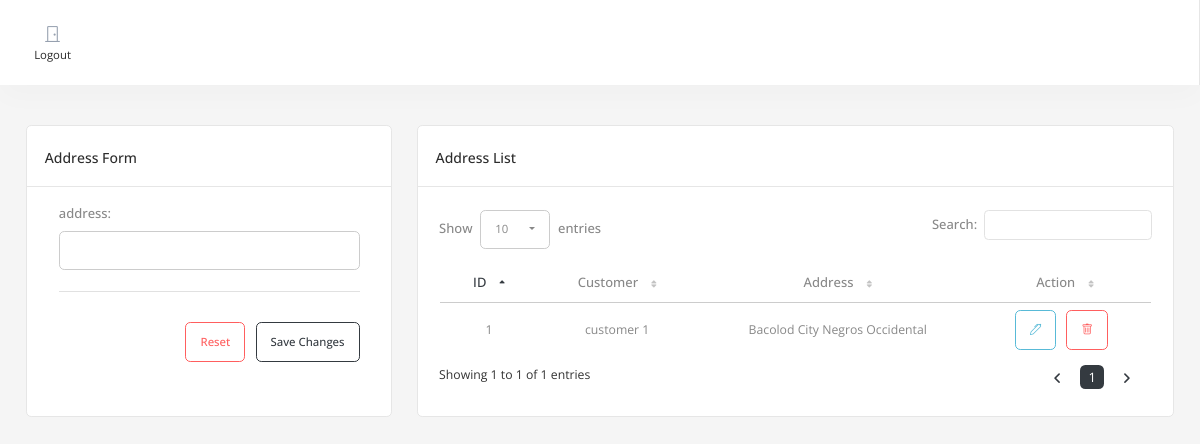
Screenshot of /address.php with the database file from the repository.
### tables this page shows
CREATE TABLE `tbl_address` (
  `tbl_address_id` int(11) NOT NULL,
  `tbl_customer_id` int(11) NOT NULL,
  `address` text NOT NULL
);

CREATE TABLE `tbl_customer` (
  `tbl_customer_id` int(11) NOT NULL,
  `customer_name` text NOT NULL,
  `tbl_account_id` int(11) NOT NULL
);

### class/method.php (called while the page is built, shortened)
<?php
class method
{
    function __construct()
    {
        $servername = "localhost";
        $username = "root";
        $password = "";
        $database = "db_agrikulture";
        try {
            $conn = new PDO(
                "mysql:host=$servername;dbname=$database",
                $username,
                $password
            );
            $conn->setAttribute(PDO::ATTR_ERRMODE, PDO::ERRMODE_EXCEPTION);
            $this->conn = $conn;
        } catch (PDOException $e) {
            echo "Connection failed: " . $e->getMessage();
            die;
        }
    }
    function selectRaw()
    {
        $sql = $this->sql;
        $stmt = $this->conn->prepare($sql);
        $stmt->execute();
        return $stmt->fetchAll(PDO::FETCH_ASSOC);
    }
}
$m = new method();

### address.php (the view, shortened to what this page needs)
<?php
include "layout/header.php";
$sql = "SELECT * FROM tbl_customer WHERE tbl_account_id = '$_SESSION[agri_id]'";
$m->sql = $sql;
?>
<div class='container-fluid'>
    <div class='row mt-3'>
        <div class="col-lg-4 col-sm-12 mb-3">
            <div class="card">
                <div class="card-header">
                    <div>
                        <h4 class="card-title">address Form</h4>
                    </div>
                </div>
                <div class="card-body">
                    <div class="basic-form ps-3 pe-3 pb-3">
                        <form method="post" action="functions/post.php" class="form-valide-with-icon needs-validation" novalidate id="frm-row" enctype="multipart/form-data">
                            <div id="form-div-address">
                                <div class="form-source">
                                    <div class='row'>
                                        <div class='col-md-12 form-group '>
                                            <div class='row mb-2'>
                                                <label for='address-address' class="text-label form-label">address:</label>
                                                <div class=''>
                                                    <input type='text' name='tbl_address-address[]' id='address-address' class='form-control editable ' value='' required>
                                                </div>
                                            </div>
                                        </div>
                                    </div>
                                </div>
                            </div>
                            <div class='row'>
                                <div class='col-12 text-end add-btns'>
                                    <hr style="margin-bottom: 30px">
                                    <button type='reset' class='btn btn-outline-danger me-2'>Reset</button>
                                    <button type='submit' class='btn btn-outline-primary'>Save Changes</button>
                                </div>
                            </div>
                        </form>
                    </div>
                </div>
            </div>
        </div>
        <div class="col-lg-8 mb-3">
            <div class="row">
                <div class="col-lg-12">
                    <div class="card dz-card">
                        <div class="card-header flex-wrap">
                            <div>
                                <h4 class="card-title">address List</h4>
                            </div>
                        </div>
                        <div class="tab-content">
                            <div class="tab-pane fade show active p-4">
                                <?php
                                $sql = "SELECT * FROM tbl_address LEFT JOIN tbl_customer ON tbl_customer.tbl_customer_id=tbl_address.tbl_customer_id";
                                $m->sql = $sql;
                                $record = $m->selectRaw();
                                ?>
                                <div class="table-responsive">
                                    <table id="datatable-address" class="dt-table display table" style="width: calc(100% - 2px)">
                                        <thead>
                                            <tr class='text-center'>
                                                <td class='text-center'>
                                                    <label class='mb-0'>ID</label>
                                                </td>
                                                <td class='text-center'>
                                                    <label class='mb-0'>Customer</label>
                                                </td>
                                                <td class='text-center'>
                                                    <label class='mb-0'>Address</label>
                                                </td>
                                                <td class=" text-center">
                                                    <label class='mb-0'>Action</label>
                                                </td>
                                            </tr>
                                        </thead>
                                        <tbody>
                                            <?php
                                            foreach ($record as $k => $r) {
                                                extract($r);
                                            ?>
                                                <tr>
                                                    <td class="text-center">
                                                        <?= $tbl_address_id; ?></td>
                                                    <td class="text-center">
                                                        <?= $customer_name; ?></td>
                                                    <td class="text-center">
                                                        <?= $address; ?></td>
                                                    <td class="text-center ">
                                                        <button type="button" class="btn btn-outline-info btn-action me-2" onclick="editInfo(<?= $k ?>)"><i class="bi bi-pen"></i></button>
                                                        <button type="button" class="btn btn-outline-danger btn-action me-2" onclick="deleteInfo('tbl_address','tbl_address_id',<?= $tbl_address_id;  ?>)"><i class="bi bi-trash"></i></button>
                                                    </td>
                                                </tr>
                                            <?php
                                            }
                                            ?>
                                        </tbody>
                                    </table>
                                </div>
                            </div>
                        </div>
                    </div>
                </div>
            </div>
        </div>
    </div>
</div>
<?php
include "layout/footer.php";
?>

### layout/header.php (style rules this page uses)
.dt-table tbody tr td.sorting_1 span, .dt-table thead tr td.sorting_asc label, .dt-table thead tr td.sorting_desc label, table.dataTable thead td.sorting_asc:after, table.dataTable thead td.sorting_desc:after { color: var(--primary) !important; }

### rows the page displays
tbl_address: tbl_address_id "1", tbl_customer.customer_name "customer 1", address "Bacolod City Negros Occidental"
